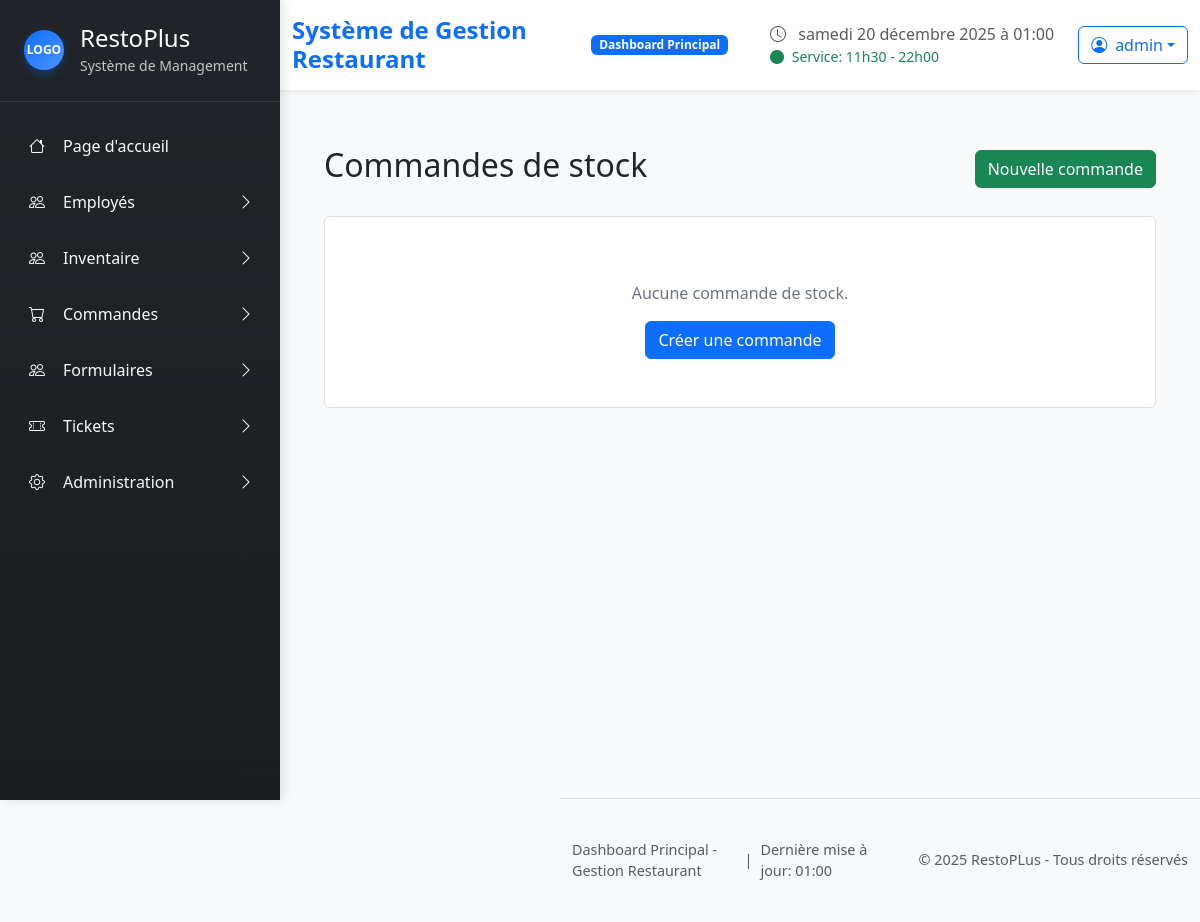
The page /stock-orders/ (signed in) on the database as committed earlier.
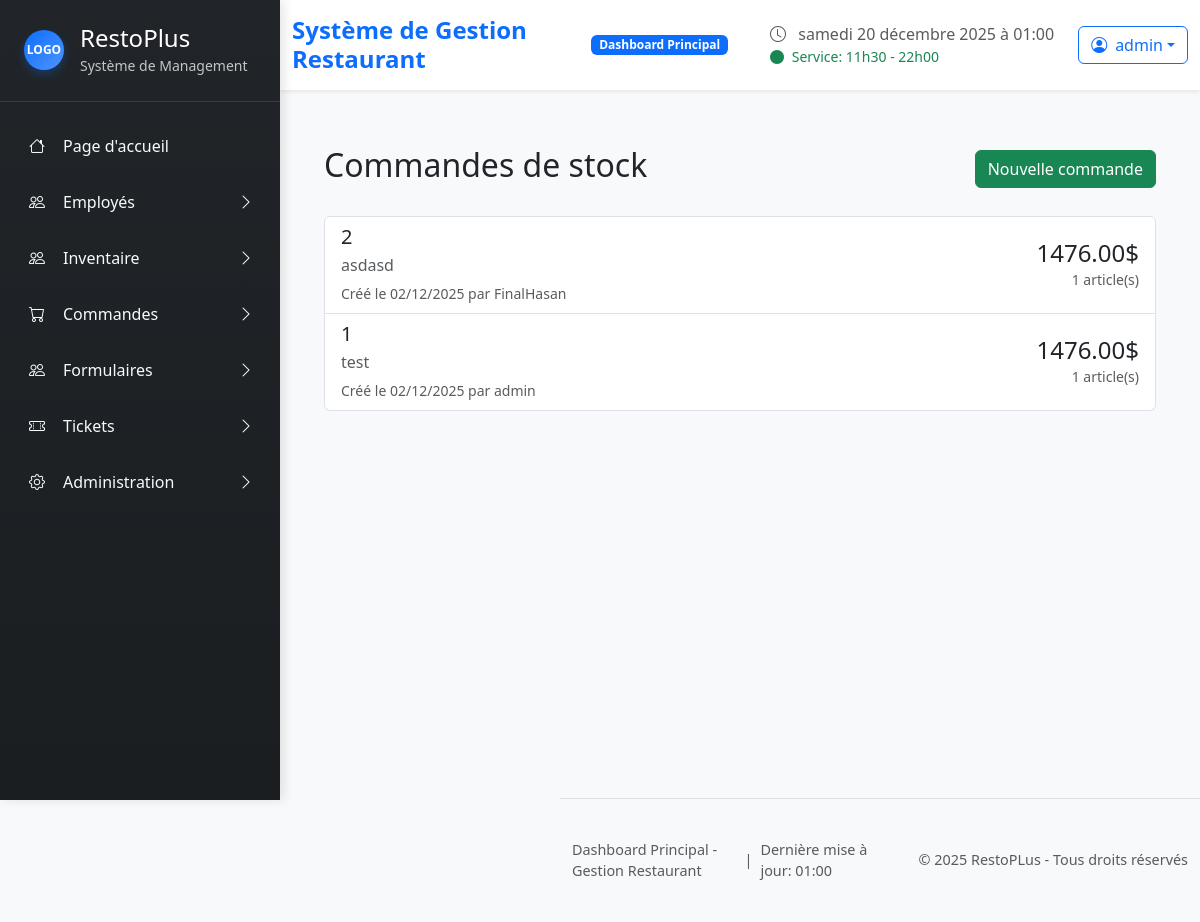
The same page on the database as committed later.
### restoplus/models.py (models this page shows, shortened)
class StockOrder(models.Model):
    supplier = models.CharField(max_length=200, blank=True, verbose_name="Fournisseur")
    created_by = models.ForeignKey(User, on_delete=models.SET_NULL, null=True, related_name='stock_orders_created', verbose_name="Créé par")
    created_at = models.DateTimeField(auto_now_add=True, verbose_name="Créé le")
    updated_at = models.DateTimeField(auto_now=True, verbose_name="Modifié le")
    order_date = models.DateField(null=True, blank=True, verbose_name="Date de commande")
    expected_delivery = models.DateField(null=True, blank=True, verbose_name="Livraison prévue")
    total_cost = models.DecimalField(max_digits=10, decimal_places=2, default=0, verbose_name="Coût total")
    class Meta:
        verbose_name = "Commande de stock"
        verbose_name_plural = "Commandes de stock"
        ordering = ['-created_at']

class User(AbstractUser):
    class AvailabilityStatus(models.TextChoices):
        NOT_FILLED = "not_filled", "Non remplie"
        PENDING    = "pending",    "En attente"
        FILLED     = "filled",     "Remplie"
    availability_status = models.CharField(
        max_length=20,
        choices=AvailabilityStatus.choices,
        default=AvailabilityStatus.NOT_FILLED,
        verbose_name="Statut des disponibilités"
        )
    first_name = models.CharField(max_length=150, blank=True, verbose_name="Prénom")
    last_name = models.CharField(max_length=150, blank=True, verbose_name="Nom de famille")
    poste = models.CharField(max_length=100, blank=True, verbose_name="Poste")
    mobile = models.CharField(max_length=20,blank=True,validators=[phone_validator], verbose_name="Téléphone")
    email = models.CharField(
        max_length=254,
        blank=True,
        verbose_name="Courriel",
        validators=[email_validator]
    )
    is_manager = models.BooleanField(default=False)
    role = models.ForeignKey(Role, on_delete=models.SET_NULL, null=True, blank=True)
    def has_permission(self, permission):
        if self.is_superuser:
            return True
        if not self.role:
            return False
        return getattr(self.role, permission, False)
    def can_manage_schedules(self):
        if self.is_superuser or self.is_staff:
            return True
        return self.has_permission('can_manage_schedules')

### restoplus/views.py (the view)
# urls.py: path('stock-orders/', views.stock_order_list, name='stock_order_list'),
@login_required
def stock_order_list(request):
    if not request.user.has_permission('can_manage_orders'):
        return render(request, 'restoplus/403.html', status=403)
    orders = StockOrder.objects.all().select_related('created_by')
    context = {
        'orders': orders,
    }
    return render(request, 'restoplus/stock_order_list.html', context)

### restoplus/templates/restoplus/stock_order_list.html (shortened to what this page needs)
{% extends "restoplus/base.html" %}
{% load static %}
{% block content %}
<div class="container mt-4">
    <div class="d-flex justify-content-between align-items-center mb-4">
        <h2>Commandes de stock</h2>
        <a href="{% url 'stock_order_create' %}" class="btn btn-success">
            Nouvelle commande
        </a>
    </div>
    <div class="list-group">
        {% for order in orders %}
        <a href="{% url 'stock_order_detail' order.pk %}" class="list-group-item list-group-item-action">
            <div class="d-flex w-100 justify-content-between align-items-center">
                <div>
                    <h5 class="mb-1">{{ order.id }}</h5>
                    <p class="mb-1">
                        {% if order.supplier %}
                        <span class="text-muted">{{ order.supplier }}</span>
                        {% endif %}
                    </p>
                    <small class="text-muted">
                        Créé le {{ order.created_at|date:"d/m/Y" }}
                        {% if order.created_by %}par {{ order.created_by.username }}{% endif %}
                    </small>
                </div>
                <div class="text-end">
                    <h4 class="mb-0">{{ order.total_cost }}$</h4>
                    <small class="text-muted">{{ order.items.count }} article(s)</small>
                </div>
            </div>
        </a>
        {% empty %}
        <div class="list-group-item text-center text-secondary py-5">
            <p class="mt-3">Aucune commande de stock.</p>
            <a href="{% url 'stock_order_create' %}" class="btn btn-primary">Créer une commande</a>
        </div>
        {% endfor %}
    </div>
</div>
{% endblock %}

Rows that differ between the two databases and show on the page:
added StockOrder: id "2", supplier "asdasd", created_at "02/12/2025", created_by.username "FinalHasan", total_cost "1476.00", items.count "1"
added StockOrder: id "1", supplier "test", created_at "02/12/2025", created_by.username "admin", total_cost "1476.00", items.count "1"
Other text that changed with them:
text no longer shown: "Aucune commande de stock. Créer une commande"
